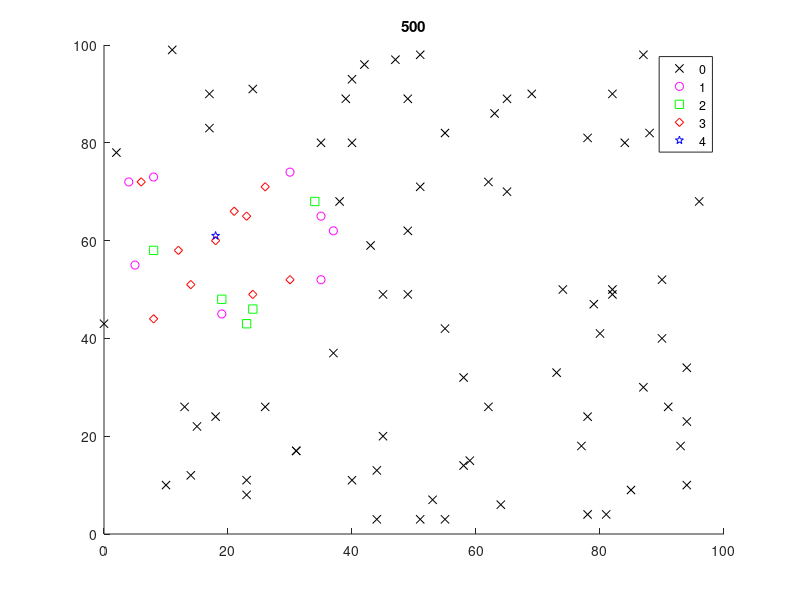

MATLAB code for this plot: (Note: this script raises an error after producing the figure.)
clear all;
load('test1.mat');

poor_radis = 20;
best_radis = 10;
neigh_max = 20;
test_duration = 10000;   %this is 100s
target_addr = 65;
best_neigh_limit = 10;

neigh_count = zeros([1 100]);
for i = 1:100
    for j = 1:100
        if i ~= j
            x = pdist([coordinate_x(i),coordinate_y(i);coordinate_x(j),coordinate_y(j)]);
            if x < poor_radis
                neigh_count(i) = neigh_count(i) + 1;
            end
        end
    end
end

hb_time = round(rand([1 100])*100);

%predefine th size
neigh_table(100,neigh_max).addr = 0;
neigh_table(100,neigh_max).last_seen = 0;
neigh_table(100,neigh_max).linkq = uint16(0);

neigh_table_d(100,neigh_max).addr = 0;
neigh_table_d(100,neigh_max).linkq = uint16(0);

for i = 1:100
    for j = 1:neigh_max
        neigh_table(i,j).addr = 0;
        neigh_table(i,j).last_seen = 0;
        neigh_table(i,j).linkq = uint16(0);
    end
end

for test_frame = 1:test_duration
    for node = 1:100
        if test_frame == hb_time(node)
            %fire a heart beat, check if neighbor heard this
            for othernode = 1:100
                if othernode ~= node
                    x = pdist([coordinate_x(othernode),coordinate_y(othernode);coordinate_x(node),coordinate_y(node)]);
                    if x < poor_radis
                        %this hb may be heart, make neigh
                        %table update
                        oldest_index = 0;
                        first_inactive = 0;
                        for neigh_index = 1:neigh_max
                            if(first_inactive == 0) && (neigh_table(othernode, neigh_index).addr ==0)
                                first_inactive = neigh_index;
                            end
                            
                            if (oldest_index == 0) || (neigh_table(othernode, neigh_index).last_seen < neigh_table(othernode, oldest_index).last_seen)
                                oldest_index = neigh_index;
                            end
                            
                            if node == neigh_table(othernode, neigh_index).addr
                                break
                            end
                        end
                        rand_num = round(rand(1)*poor_radis);
                        %if (x < best_radis) || (rand_num > (x - best_radis))
                        if rand_num > x
                            if neigh_index < neigh_max
                                neigh_table(othernode, neigh_index).linkq = neigh_table(othernode, neigh_index).linkq*2 + 1;
                                if neigh_table(othernode, neigh_index).linkq > 2^16
                                    neigh_table(othernode, neigh_index).linkq = neigh_table(othernode, neigh_index).linkq - 2^16;
                                end
                            else
                                if first_inactive == 0      %this means table is full
                                    neigh_table(othernode, oldest_index).addr = node;
                                    neigh_table(othernode, oldest_index).last_seen = test_frame;
                                    neigh_table(othernode, oldest_index).linkq = 1;
                                else
                                    neigh_table(othernode, first_inactive).addr = node;
                                    neigh_table(othernode, first_inactive).last_seen = test_frame;
                                    neigh_table(othernode, first_inactive).linkq = 1;                                    
                                end
                            end
                        else
                            if neigh_index < neigh_max
                                if(neigh_table(othernode, neigh_index).linkq >= 1)
                                    neigh_table(othernode, neigh_index).linkq = neigh_table(othernode, neigh_index).linkq*2;
                                    if neigh_table(othernode, neigh_index).linkq > 2^16
                                        neigh_table(othernode, neigh_index).linkq = neigh_table(othernode, neigh_index).linkq - 2^16;
                                    end
                                end
                            end
                        end
                    else
                        %need not to do anything, could not hear this hb
                        %no code here
                    end
                end                
            end
            hb_time(node) = hb_time(node) + 100 + round(rand(1)*10);
        end
    end
    if rem(test_frame, 500) == 0
        %predefine th size

for i = 1:100
    for j = 1:neigh_max
        d = double(neigh_table(i,j).linkq);
        [crap,e] = log2(max(d));
        neigh_table_d(i,j).linkq = sum(rem(floor(d*pow2(1-max(1,e):0)),2));
        neigh_table_d(i,j).addr = neigh_table(i,j).addr;
    end
end

j = 0;
for i = 1:neigh_max
    if neigh_table_d(target_addr,i).addr > 0
        j = j + 1;
        neigh_target(j,1) = neigh_table_d(target_addr,i).addr;
        neigh_target(j,2) = neigh_table_d(target_addr,i).linkq;
    end
end

group = zeros([1 100]);
[Y, I] = sort(neigh_target(:,2), 'descend');
neigh_target_sort = neigh_target(I,:);

%group 0 is all
%group 1 is within range
%group 2 is in neigh table
%group 3 is best neigh
%group 4 is self
for i = 1:length(neigh_target)
    group(neigh_target(i,1)) = 2;
end

if length(neigh_target) > best_neigh_limit
    for i = 1:best_neigh_limit
        group(neigh_target_sort(i,1)) = 3;
    end
end

for i = 1:100
    if(pdist([coordinate_x(target_addr),coordinate_y(target_addr);coordinate_x(i),coordinate_y(i)]) < poor_radis)
        if group(i) == 0
            group(i) = 1;
        end
    end
end

group(target_addr) = 4;
gscatter(coordinate_x, coordinate_y, group,'kmgrb','xosdp');
title(num2str(test_frame));

filename = sprintf(num2str(test_frame));
filename = regexprep(filename,':','-','all');
print('-dpng','-zbuffer','-r200',filename);
length(neigh_target)
        
    end
end


